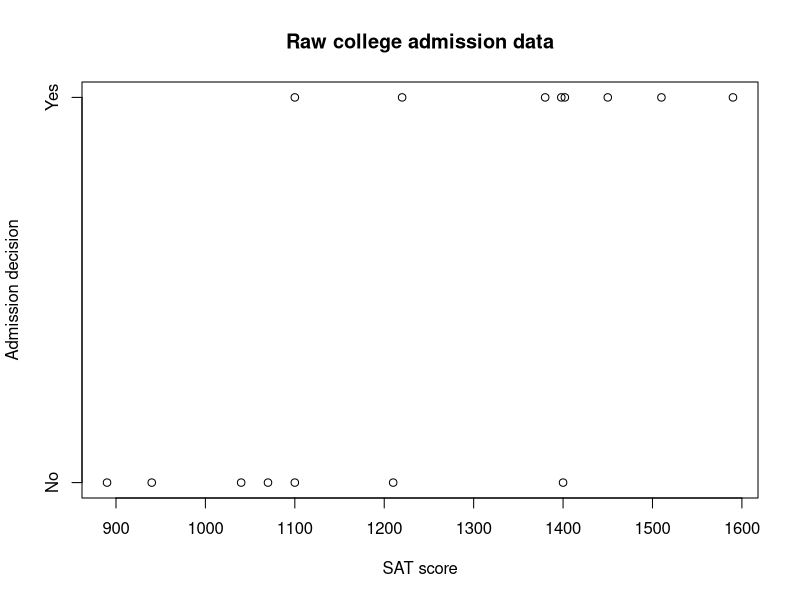
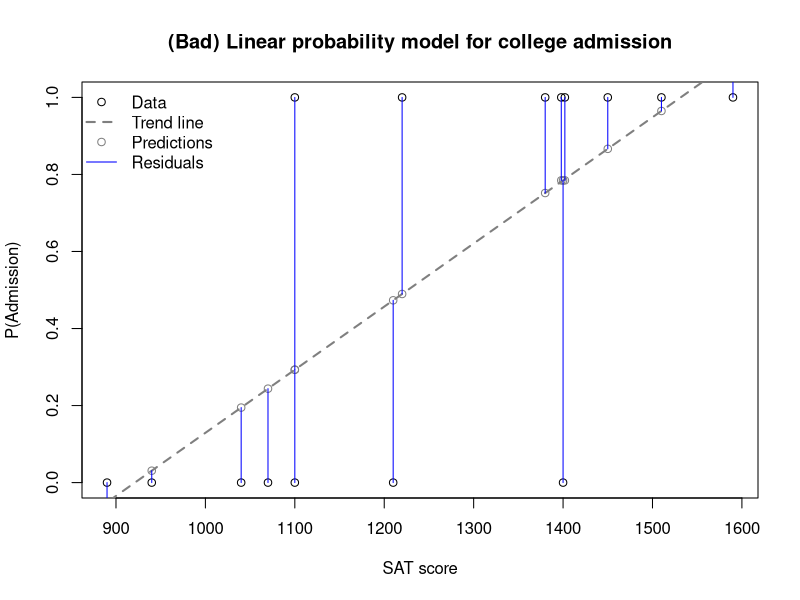
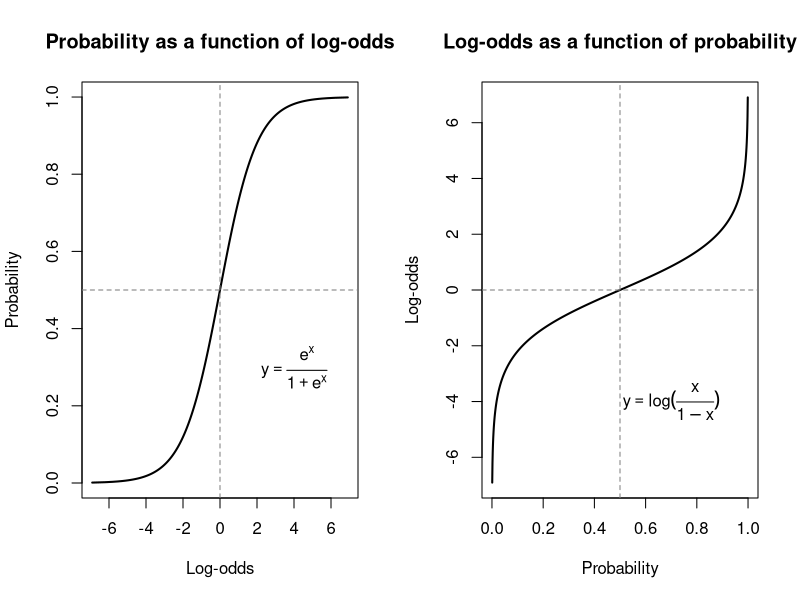
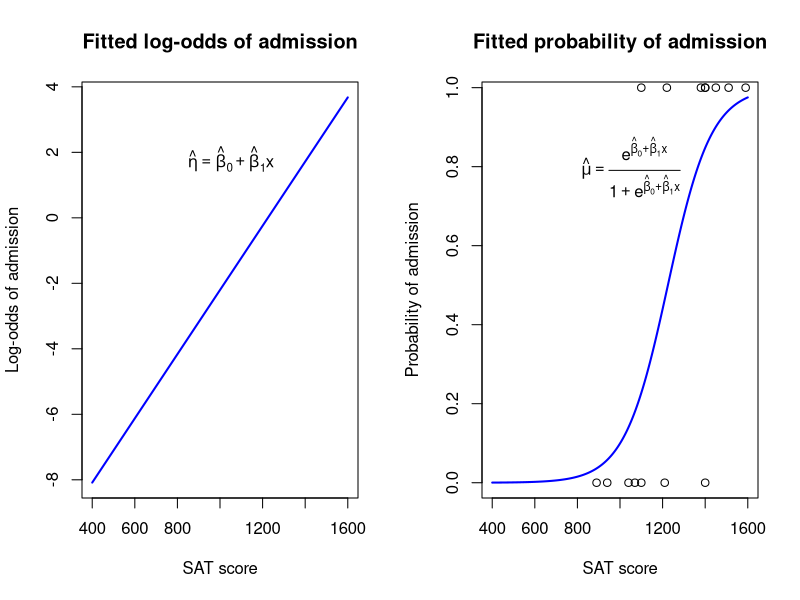

The R source for these figures, in order:
## ---- chunk 1
#| code-fold: true
#| fig-cap: "Raw values for the college admission example"
SAT <- c(890,940,1040,1070,1100,1100,1210,1220,1380,1400,1400,1400,1450,1510,1590)
SAT.plot <- c(890,940,1040,1070,1100,1100,1210,1220,1380,1398,1402,1400,1450,1510,1590)
admit <- c(0,0,0,0,1,0,0,1,1,1,1,0,1,1,1)
plot(SAT.plot,admit,yaxt='n',xlab='SAT score',ylab='Admission decision',
     main='Raw college admission data')
axis(side=2,at=c(0,1),labels=c('No','Yes'))
## ---- chunk 2
#| code-fold: true
#| fig-cap: "Linear probability model for college admission"
admit.lm <- lm(admit~SAT)
plot(SAT.plot,admit,xlab='SAT score',ylab='P(Admission)',
     main='(Bad) Linear probability model for college admission')
abline(reg=admit.lm,lty=2,lwd=2,col='grey50')
points(SAT.plot,admit.lm$fitted.values,col='grey50')
segments(x0=SAT.plot,y0=admit.lm$fitted.values,y1=admit,col='#0000ff')
legend(x='topleft',pch=c(1,NA,1,NA),lty=c(NA,2,NA,1),lwd=c(NA,2,NA,1),
       col=c('black','grey50','grey50','#0000ff'),bty='n',
       legend=c('Data','Trend line','Predictions','Residuals'))
## ---- chunk 3
#| code-fold: true
#| fig-cap: "The logistic function (l) and the logit function (r)"
par(mfrow=c(1,2))
plot(y=seq(0.001,.999,0.001),
     x=log(seq(0.001,.999,0.001)/(seq(0.999,.001,-0.001))),
     main='Probability as a function of log-odds',ylab='Probability',
     xlab='Log-odds',type='l',lwd=2)
text(4,.3,expression(y==frac(e^x,1+e^x)))
abline(h=0.5,lty=2,col='grey50')
abline(v=0,lty=2,col='grey50')

plot(x=seq(0.001,.999,0.001),
     y=log(seq(0.001,.999,0.001)/(seq(0.999,.001,-0.001))),
     main='Log-odds as a function of probability',xlab='Probability',
     ylab='Log-odds',type='l',lwd=2)
text(.7,-4,expression(y==log(frac(x,1-x))))
abline(v=0.5,lty=2,col='grey50')
abline(h=0,lty=2,col='grey50')
## ---- chunk 4
#| code-fold: true
#| fig-cap: "Fitted logistic relationship between SATs and admission"
admit.glm <- glm(admit~SAT,family=binomial)
par(mfrow=c(1,2))
plot(x=seq(400,1600,5),y=predict(admit.glm,newdata=list(SAT=seq(400,1600,5))),
     type='l',xlab='SAT score',ylab='Log-odds of admission',
     main='Fitted log-odds of admission',
     col='#0000ff',lwd=2)
text(1050,1.8,expression(hat(eta)==hat(beta)[0]+hat(beta)[1]*x))
plot(x=seq(400,1600,5),y=predict(admit.glm,newdata=list(SAT=seq(400,1600,5)),type='response'),
     type='l',xlab='SAT score',ylab='Probability of admission',
     main='Fitted probability of admission',col='#0000ff',lwd=2)
text(1050,0.8,expression(hat(mu)==frac(e^{hat(beta)[0]+hat(beta)[1]*x},1+e^{hat(beta)[0]+hat(beta)[1]*x})))
points(SAT,admit)
